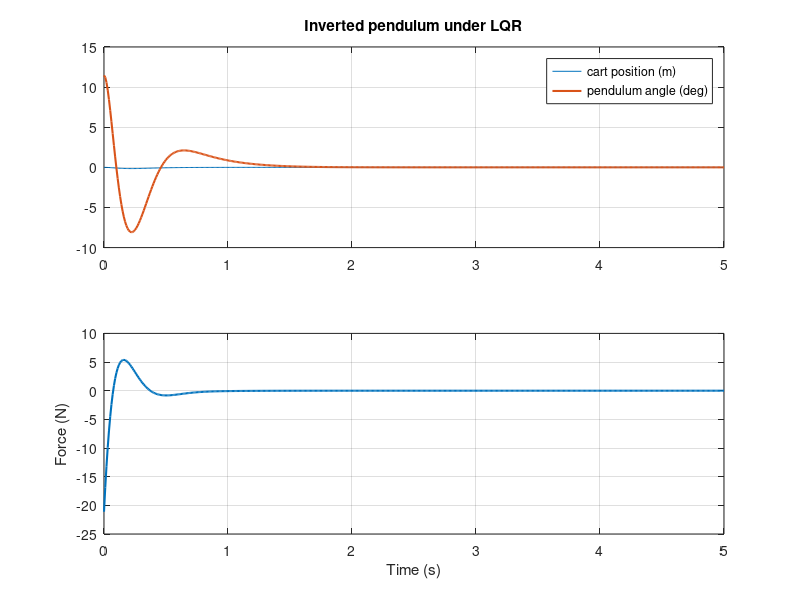

The MATLAB script that drew this image:
% Balance an inverted pendulum on a cart with LQR, then simulate the loop with ode45
M = 0.5; m = 0.2; b = 0.1; I = 0.006; g = 9.81; l = 0.3;   % kg, N/m/s, kg m^2, m/s^2, m
p = I*(M + m) + M*m*l^2;
A = [0, 1, 0, 0;
     0, -(I + m*l^2)*b/p, m^2*g*l^2/p, 0;
     0, 0, 0, 1;
     0, -m*l*b/p, m*g*l*(M + m)/p, 0];
B = [0; (I + m*l^2)/p; 0; m*l/p];
fprintf('Open-loop poles: %s (one unstable)\n', num2str(eig(A).', 4));

K = lqr(A, B, diag([5000 0 100 0]), 1);
fprintf('LQR gain K = [%s]\n', num2str(K, 5));

x0 = [0; 0; 0.2; 0];                                       % 0.2 rad tilt, cart at rest
[t, x] = ode45(@(t, x) (A - B*K)*x, 0:0.01:5, x0);
u = -(K*x.').';
fprintf('Peak force %.1f N, cart travel %.3f m, angle within 1 deg after %.2f s\n', ...
    max(abs(u)), max(abs(x(:, 1))), t(find(abs(x(:, 3)) > pi/180, 1, 'last')));

subplot(2, 1, 1);
plot(t, x(:, 1), t, x(:, 3)*180/pi, 'LineWidth', 1.5);
legend('cart position (m)', 'pendulum angle (deg)');
title('Inverted pendulum under LQR');
grid on;
subplot(2, 1, 2);
plot(t, u, 'LineWidth', 1.5);
xlabel('Time (s)');
ylabel('Force (N)');
grid on;
